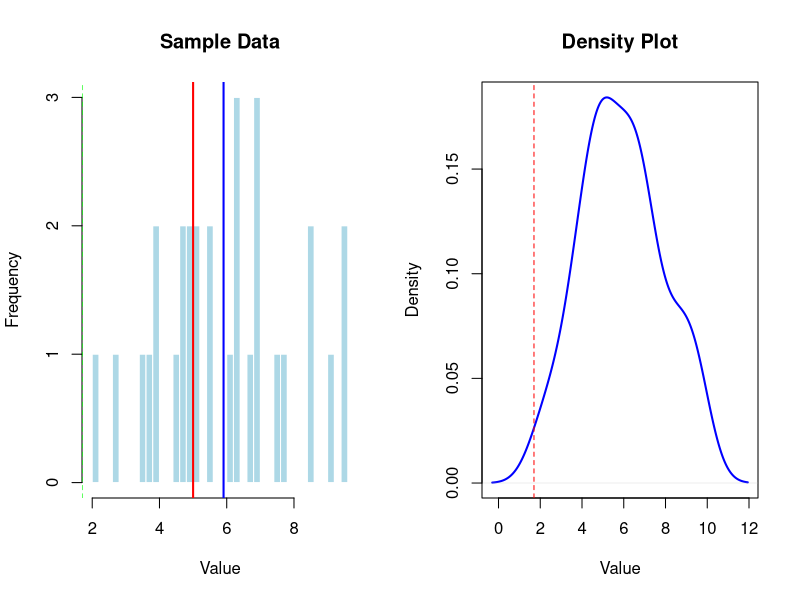

The R script that drew this image:
# Parameters
mu0 <- 5  # Null hypothesis mean
mu1 <- 6  # True population mean
sigma <- 2  # Population standard deviation
n <- 30  # Sample size
alpha <- 0.05  # Significance level

# Step 1: State hypotheses
cat("H₀: μ =", mu0, "\nH₁: μ >", mu0, "\n")

# Step 2: Significance level
cat("Significance Level (α):", alpha, "\n")

# Step 3: Test statistic
set.seed(123)
sample_data <- rnorm(n, mu1, sigma)
t_stat <- (mean(sample_data) - mu0) / (sd(sample_data) / sqrt(n))

# Step 4: Critical value & p-value
critical_value <- qt(1 - alpha, df = n - 1)
p_value <- pt(t_stat, df = n - 1, lower.tail = FALSE)

# Step 5: Decision
decision <- ifelse(t_stat > critical_value, "Reject H₀", "Fail to reject H₀")

# Output
cat("Test Statistic:", t_stat, "\n")
cat("Critical Value:", critical_value, "\n")
cat("P-value:", p_value, "\n")
cat("Decision:", decision, "\n")

# Graphical Output
par(mfrow = c(1, 2))

# Histogram with critical region
hist(sample_data, breaks = 30, col = "lightblue", main = "Sample Data", xlab = "Value", border = "white")
abline(v = mu0, col = "red", lwd = 2) 
abline(v = mean(sample_data), col = "blue", lwd = 2)  
abline(v = critical_value, col = "green", lty = 2)  

# Density plot with critical region
plot(density(sample_data), col = "blue", lwd = 2, main = "Density Plot", xlab = "Value")
abline(v = critical_value, col = "red", lty = 2) 
